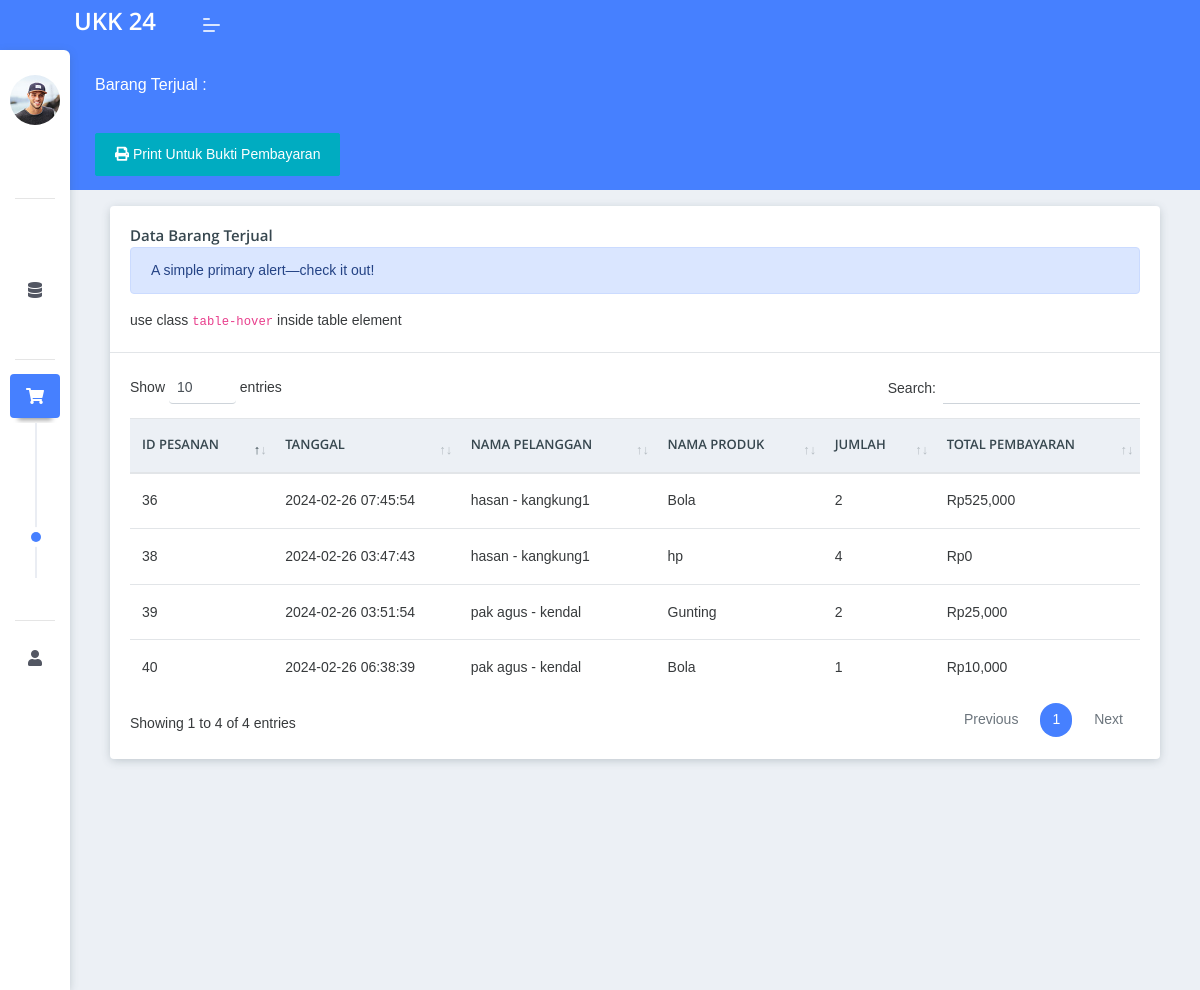
/barangterjual.php (signed in), run on the app's committed database.
### tables this page shows
CREATE TABLE `penjualan` (
  `PenjualanID` int(11) NOT NULL,
  `TanggalPenjualan` timestamp NOT NULL DEFAULT CURRENT_TIMESTAMP ON UPDATE CURRENT_TIMESTAMP,
  `TotalHarga` decimal(10,2) NOT NULL,
  `PelangganID` int(11) NOT NULL
);

CREATE TABLE `pelanggan` (
  `PelangganID` int(11) NOT NULL,
  `NamaPelanggan` varchar(50) NOT NULL,
  `Alamat` text NOT NULL,
  `NomorTelepon` int(11) NOT NULL
);

### barangterjual.php (the view, shortened to what this page needs)
<?php
    require 'koneksi.php';
?>
<!DOCTYPE html>
<html lang="en">
<head>
    <link rel="stylesheet" href="assets/css/style.css">
    <link href="vendor/datatables/dataTables.bootstrap4.min.css" rel="stylesheet">
<link href="https://cdn.jsdelivr.net/npm/simple-datatables@7.1.2/dist/style.min.css" rel="stylesheet" />
</head>
<body class="">
	<nav class="pcoded-navbar menu-light ">
		<div class="navbar-wrapper  ">
            <?php
            include "./sidebar.php"
            ?>
		</div>
	</nav>
	<header class="navbar pcoded-header navbar-expand-lg navbar-light header-blue">
    <?php
            include "./header.php"
    ?>
	</header>
<div class="pcoded-main-container">
    <div class="pcoded-content">
        <div class="page-header">
            <div class="page-block">
                <div class="row align-items-center">
                    <div class="col-md-12">
                        <div class="page-header-title">
                            <h5 class="m-b-10">Barang Terjual : </h5>
                    </div>
                </div>
            </div>
        </div>
        <div class="row">
                <div class="col-xl-3 col-md-6">
                </div>
            </div>
            <a href="cetaklaporan.php" target="_blank">
                    <button class="btn btn-info">
                        <i class="fa fa-print"></i> Print Untuk Bukti Pembayaran
                    </button>
                </a>
        </div>
    <div class="col-xl-12">
                <div class="card">
                    <div class="card-header">
                        <h5>Data Barang Terjual</h5>
                        <div class="alert alert-primary" role="alert">
							A simple primary alert—check it out!
						</div>
                        <span class="d-block m-t-5">use class <code>table-hover</code> inside table element</span>
                    </div>
                    <div class="card-body table-border-style">
                        <div class="table-responsive">
                            <table id="dataTable" class="table table-hover">
                                <thead>
                                    <tr>
                                        <th>ID Pesanan</th>
                                        <th>Tanggal</th>
                                        <th>Nama Pelanggan</th>
                                        <th>Nama Produk</th>
                                        <th>Jumlah</th>
                                        <th>Total Pembayaran</th>
                                    </tr>
                                </thead>
                                <tbody>
                                <?php
                                        $get = mysqli_query($c, "SELECT p.PenjualanID, p.TanggalPenjualan, p.TotalHarga, pl.NamaPelanggan, pl.Alamat, pr.NamaProduk,
                                        SUM(dp.JumlahProduk) AS total_JumlahPoduk
                                        FROM penjualan p
                                        JOIN pelanggan pl ON p.PelangganID = pl.PelangganID
                                        JOIN detailpenjualan dp ON p.PenjualanID = dp.PenjualanID
                                        JOIN produk pr ON dp.ProdukID = pr.ProdukID
                                        GROUP BY p.PenjualanID");
                                        while ($p = mysqli_fetch_array($get)) {
                                            $PenjualanID = $p['PenjualanID'];
                                            $Tanggal = $p['TanggalPenjualan'];
                                            $NamaPelanggan = $p['NamaPelanggan'];
                                            $namaproduk = $p['NamaProduk'];
                                            $Alamat = $p['Alamat'];
                                            $totalHarga = $p['TotalHarga'];
                                            $hitungjumlah = mysqli_query($c, "select * from detailpenjualan where
                                             PenjualanID='$PenjualanID'");
                                            $jumlah = mysqli_num_rows($hitungjumlah);
                                        ?>
                                            <tr>
                                                <td><?= $PenjualanID ; ?></td>
                                                <td><?= $Tanggal ; ?></td>
                                                <td><?= $NamaPelanggan ; ?> - <?= $Alamat; ?></td>
                                                <td><?= $namaproduk; ?></td>
                                                <td><?= $jumlah; ?></td>
                                                <td>Rp<?=number_format($totalHarga); ?></td>
                                            </tr>
                                <?php
                                        };
                                        ?>
                                </tbody>
                            </table>
                        </div>
                    </div>
                </div>
            </div>
</div>
</body>
</html>

### sidebar.php (shortened to what this page needs)
<div class="navbar-content scroll-div " >
				<div class="">
					<div class="main-menu-header">
						<img class="img-radius" src="assets/images/user/avatar-2.jpg" alt="User-Profile-Image">
						<div class="user-details">
						</div>
					</div>
				</div>
				<ul class="nav pcoded-inner-navbar ">
					<li class="nav-item pcoded-menu-caption">
					</li>
					<li class="nav-item">
					    <a href="index.php" class="nav-link "><span class="pcoded-micon"><i class="feather icon-home"></i></span><span class="pcoded-mtext">Dashboard</span></a>
					</li>
					<li class="nav-item pcoded-hasmenu">
					    <a href="#!" class="nav-link "><span class="pcoded-micon"><i class="fas fa-database"></i></span><span class="pcoded-mtext">Data Master</span></a>
					</li>
					<li class="nav-item pcoded-menu-caption">
					</li>
					<li class="nav-item pcoded-hasmenu">
					<a href="#!" class="nav-link "><span class="pcoded-micon"><i class="fas fa-shopping-cart"></i></span><span class="pcoded-mtext">Transaksi</span></a>
					    <ul class="pcoded-submenu">
					        <li><a href="order.php" target="_blank">Order 1 </a></li>
					        <li><a href="order2.php" target="_blank">Order 2 </a></li>
							<li><a href="barangterjual.php" target="_blank">Laporan Penjualan</a></li>
					    </ul>
					</li>
					<?php
                        if(isset($_SESSION['username']) && isset($_SESSION['level'])) {
                            if($_SESSION['level'] == "admin") {
                        ?>
						<li class="nav-item pcoded-menu-caption">
					</li>
					<li class="nav-item">
					    <a href="user.php" class="nav-link "><span class="pcoded-micon"><i class="fas fa-user"></i></span><span class="pcoded-mtext">User</span></a>
					</li>
                        <?php
                            }
                        }
                        ?>
				</ul>
			</div>

### header.php (shortened to what this page needs)
<div class="m-header">
					<a class="mobile-menu" id="mobile-collapse" href="#!"><span></span></a>
					<a href="#!" class="b-brand">
                        <h4 class="logo text-white">UKK 24</h4>
					</a>
				</div>
				<div class="collapse navbar-collapse">
					<ul class="navbar-nav mr-auto">
						<li class="nav-item">
							<a href="#!" class="pop-search"><i class="feather icon-search"></i></a>
						</li>
					</ul>
					<ul class="navbar-nav ml-auto">
						<li>
							<div class="dropdown">
						<li>
							<div class="dropdown drp-user">
								<a href="#" class="dropdown-toggle" data-toggle="dropdown">
									<i class="feather icon-user"></i>
								</a>
							</div>
						</li>
					</ul>
				</div>

### data on the page
penjualan: PenjualanID "36", TanggalPenjualan "2024-02-26 07:45:54", PelangganID.NamaPelanggan "hasan", PelangganID.Alamat "kangkung1", namaproduk "Bola", jumlah "2", TotalHarga "525,000"
penjualan: PenjualanID "38", TanggalPenjualan "2024-02-26 03:47:43", PelangganID.NamaPelanggan "hasan", PelangganID.Alamat "kangkung1", namaproduk "hp", jumlah "4", TotalHarga "0"
penjualan: PenjualanID "39", TanggalPenjualan "2024-02-26 03:51:54", PelangganID.NamaPelanggan "pak agus", PelangganID.Alamat "kendal", namaproduk "Gunting", jumlah "2", TotalHarga "25,000"
penjualan: PenjualanID "40", TanggalPenjualan "2024-02-26 06:38:39", PelangganID.NamaPelanggan "pak agus", PelangganID.Alamat "kendal", namaproduk "Bola", jumlah "1", TotalHarga "10,000"
